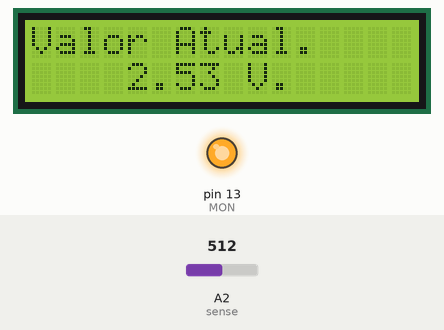
Bench run of a sketch on a simulated Arduino Uno, built with avr-gcc and run on an emulated ATmega328P. Parts: 16×2 character LCD, output pins drawn as LEDs (lit = HIGH). Inputs (shaded band) come from the test bench; at power-on: A2 (sense) = 512.

Above: at 1.2 s.
1.3 s: A2 (sense) set to 222
At 1.8 s:
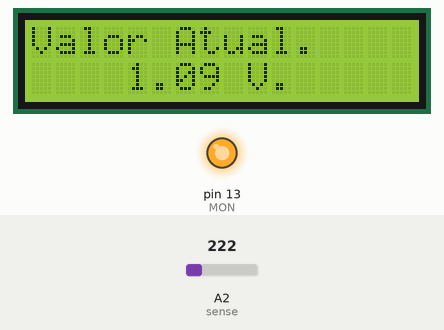
2.9 s: A2 (sense) set to 197
At 4.0 s:
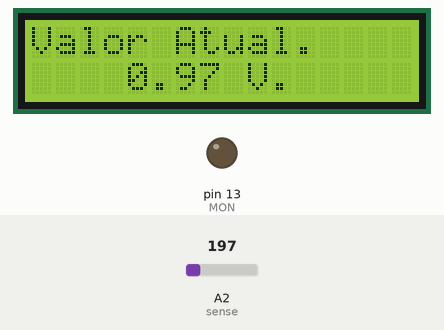
4.6 s: A2 (sense) set to 511
At 6.1 s:
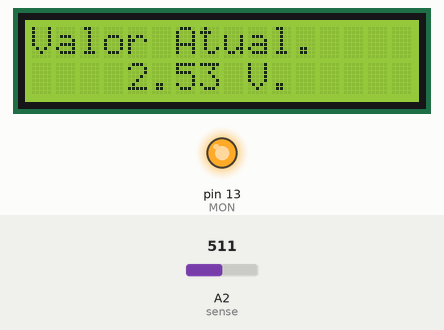
Timing chart, 0 to 7.6 s (numbered marks = the images above; inputs shaded):
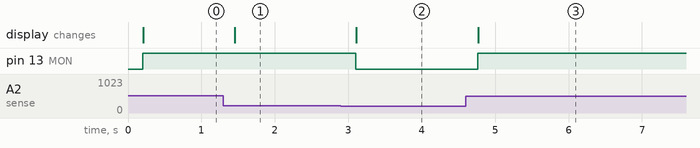

The sketch:

lcd_I2C.ino
```cpp
#include <Wire.h>
#include "LiquidCrystal_I2C.h"
#define I2C_ADDR 0x27
int BACKLIGHT=3;
LiquidCrystal_I2C lcd(0x27,16,2);//,2,1,0,4,5,6,7); // Address and PFC8574 pins
unsigned long time, differ;
float ampe=0;
int MON=13;
int sense=A2;   // Sense INPUT

void setup()
{
  pinMode(MON, OUTPUT);
  lcd.begin();
  //lcd.setBacklightPin(BACKLIGHT,POSITIVE);
  lcd.setBacklight(HIGH);
  lcd.home();
  lcd.print("Valor Atual.");
}

void loop()
{
  differ=millis()-time;
  if (differ >= 200)
  {
    ampe=(map(analogRead(sense), 0,1024, 0,507))/100.0f;  // MAP, CALIB AND DECIMALS.
    if( ampe > 1) digitalWrite(MON,HIGH);
    else digitalWrite(MON,LOW);
    lcd.setCursor(4,1);
    lcd.print(ampe);
    lcd.print(" V.");
    time = millis();
  }
}
```

Measured:
- the behaviour switches between 204 and 203 on A2 (sense) (found by bisection; images 1 and 2)
- after the input at 1.3 s, the display: changes after 0.15 s (image 1)
- after the input at 2.9 s, pin 13 (MON): HIGH → LOW after 0.20 s; the display: changes after 0.21 s (image 2)
- after the input at 4.6 s, pin 13 (MON): LOW → HIGH after 0.16 s; the display: changes after 0.17 s (image 3)
